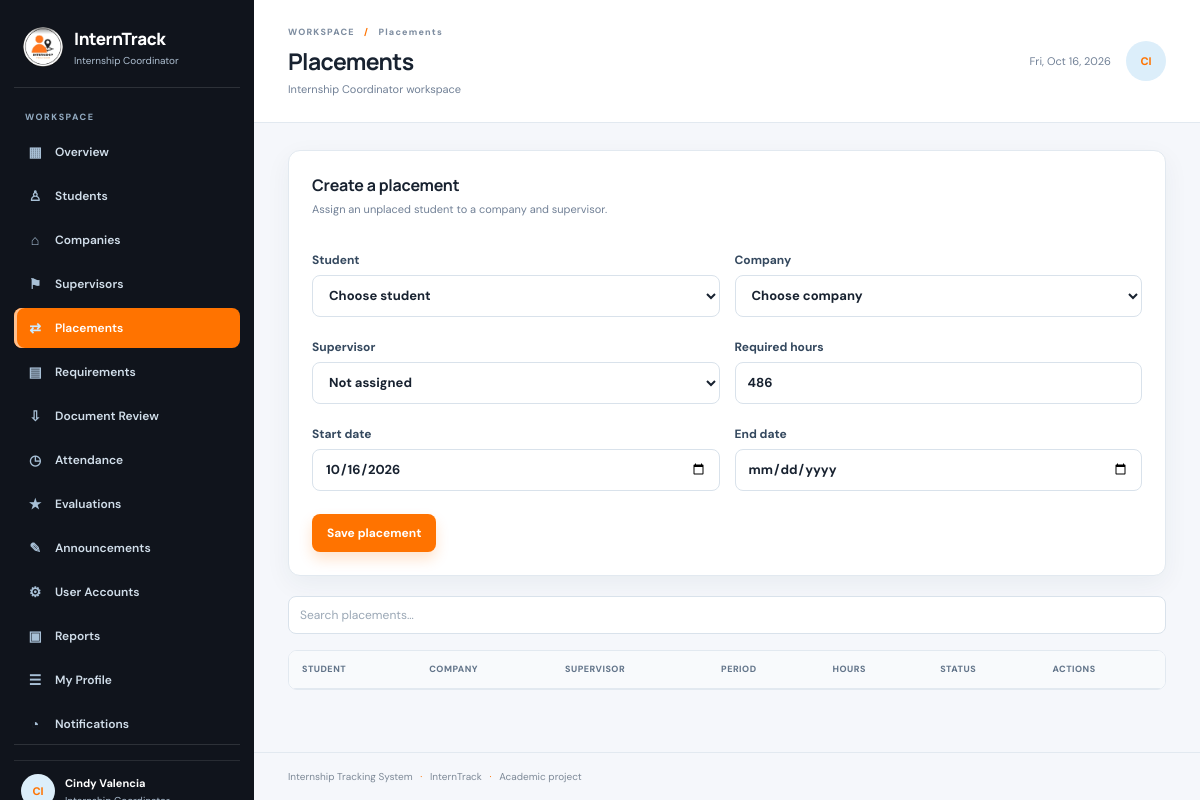
Screenshot of /coordinator/placements.php (signed in) with the database file from the repository.
### tables this page shows
CREATE TABLE users (
  id            BIGINT UNSIGNED AUTO_INCREMENT PRIMARY KEY,
  username      VARCHAR(80)  NOT NULL UNIQUE,
  full_name     VARCHAR(120) NOT NULL,
  email         VARCHAR(190) NOT NULL UNIQUE,
  avatar        VARCHAR(255) NULL,
  password_hash VARCHAR(255) NOT NULL,
  role          ENUM('student','supervisor','coordinator') NOT NULL,
  status        ENUM('active','inactive') NOT NULL DEFAULT 'active',
  created_at    TIMESTAMP NOT NULL DEFAULT CURRENT_TIMESTAMP,
  updated_at    TIMESTAMP NOT NULL DEFAULT CURRENT_TIMESTAMP ON UPDATE CURRENT_TIMESTAMP,
  INDEX idx_users_role_status (role, status)
);

### config/config.php (called while the page is built, shortened)
<?php
function url(string $path = ''): string
{
    static $base = null;
    if ($base === null) {
        $docRoot = str_replace('\\', '/', rtrim((string)($_SERVER['DOCUMENT_ROOT'] ?? ''), '/'));
        $appRoot = str_replace('\\', '/', APP_ROOT);
        if ($docRoot !== '' && str_starts_with($appRoot, $docRoot)) {
            $base = rtrim(substr($appRoot, strlen($docRoot)), '/');
        } else {
            $script = str_replace('\\', '/', (string)($_SERVER['SCRIPT_NAME'] ?? ''));
            $base = rtrim(dirname($script), '/');
            if (basename($base) === 'student' || basename($base) === 'coordinator' || basename($base) === 'supervisor') {
                $base = dirname($base);
            }
        }
    }
    return $base . '/' . ltrim($path, '/');
}

### includes/auth.php (called while the page is built, shortened)
<?php
require_once __DIR__ . '/functions.php';
function current_user(): ?array
{
    return $_SESSION['user'] ?? null;
}
function dashboard_path_for_role(string $role): string
{
    return match ($role) {
        'student'     => 'student/dashboard.php',
        'supervisor'  => 'supervisor/dashboard.php',
        'coordinator' => 'coordinator/dashboard.php',
        default       => 'login.php',
    };
}
function require_login(): array
{
    static $validated = false;
    $user = current_user();
    if (!$validated) {
        $db = database_or_null();
        if ($db instanceof PDO) {
            $fresh = query_one(
                $db,
                "SELECT id, username, full_name, email, avatar, role FROM users WHERE id = ? AND status = 'active'",
                [(int)$user['id']]
            );
        }
        $validated = true;
    }
    return $_SESSION['user'];
}
function require_role(array $roles): array
{
    $user = require_login();
    return $user;
}

### coordinator/placements.php (the view, shortened to what this page needs)
<?php
require_once __DIR__ . '/../includes/init.php';
$db = database_or_null();
$user = require_role(['coordinator']);
$title = 'Placements';
$active = 'placements';
require __DIR__ . '/../includes/header.php';
$unplaced = query_all(
    $db,
    "SELECT sp.id, CONCAT(sp.student_number, ' · ', u.full_name) AS label
     FROM student_profiles sp JOIN users u ON u.id = sp.user_id
     WHERE NOT EXISTS (SELECT 1 FROM internship_placements i WHERE i.student_id = sp.id AND i.status = 'active')
     ORDER BY sp.student_number"
);
$companies = query_all($db, 'SELECT id, name FROM companies WHERE status = "active" ORDER BY name');
$supervisors = query_all($db, 'SELECT s.id, CONCAT(u.full_name, IFNULL(CONCAT(" · ", c.name), "")) AS label FROM supervisors s JOIN users u ON u.id = s.user_id LEFT JOIN companies c ON c.id = s.company_id ORDER BY u.full_name');
echo panel('Create a placement', 'Assign an unplaced student to a company and supervisor.',
    form_start('coordinator/placements.php')
    . '<input type="hidden" name="op" value="create_placement">'
    . '<div class="form-grid">'
    . '<label>Student<select name="student_id" required><option value="">Choose student</option>' . select_options($unplaced, 'id', 'label') . '</select></label>'
    . '<label>Company<select name="company_id" required><option value="">Choose company</option>' . select_options($companies, 'id', 'name') . '</select></label>'
    . '<label>Supervisor<select name="supervisor_id"><option value="">Not assigned</option>' . select_options($supervisors, 'id', 'label') . '</select></label>'
    . '<label>Required hours<input type="number" min="1" step="0.5" name="required_hours" value="486" required></label>'
    . '<label>Start date<input type="date" name="start_date" value="' . e(date('Y-m-d')) . '" required></label>'
    . '<label>End date<input type="date" name="end_date"></label>'
    . '</div><button class="button primary">Save placement</button></form>');
$placements = query_all(
    $db,
    'SELECT i.id, i.start_date, i.end_date, i.required_hours, i.status, i.archived,
            sp.id AS student_id, sp.student_number, u.full_name, c.name AS company,
            sup_user.full_name AS supervisor
     FROM internship_placements i
     JOIN student_profiles sp ON sp.id = i.student_id
     JOIN users u ON u.id = sp.user_id
     JOIN companies c ON c.id = i.company_id
     LEFT JOIN supervisors sup ON sup.id = i.supervisor_id
     LEFT JOIN users sup_user ON sup_user.id = sup.user_id
     WHERE i.archived = 0
     ORDER BY i.start_date DESC'
);
$rows = [];
foreach ($placements as $row) {
    $totals = attendance_totals($db, (int)$row['student_id']);
    [, $percent] = progress_values($totals['approved'], (float)$row['required_hours']);
    $actions = '<a class="button small" href="' . e(url('coordinator/placements.php?edit=' . (int)$row['id'])) . '">Edit</a> '
        . '<form method="post" action="' . e(url('coordinator/placements.php')) . '" class="inline-review" data-confirm="Archive this placement?">' . csrf_field()
        . '<input type="hidden" name="op" value="archive_placement"><input type="hidden" name="placement_id" value="' . (int)$row['id'] . '">'
        . '<button class="button small secondary">Archive</button></form>';
    $rows[] = [
        e($row['student_number']) . '<div class="help-text">' . e($row['full_name']) . '</div>',
        e($row['company']),
        e($row['supervisor'] ?: '—'),
        e(format_datetime($row['start_date'], 'M j, Y')) . ' – ' . e($row['end_date'] ? format_datetime($row['end_date'], 'M j, Y') : 'open'),
        e(format_hours($totals['approved'])) . ' / ' . e(format_hours($row['required_hours'])) . '<div class="help-text">' . number_format($percent, 1) . '%</div>',
        status_badge($row['status']),
        $actions,
    ];
}
echo '<div class="toolbar"><input type="search" class="grow" placeholder="Search placements…" data-table-filter="#placements-table"></div>';
echo '<div id="placements-table">' . table_html(['Student', 'Company', 'Supervisor', 'Period', 'Hours', 'Status', 'Actions'], $rows, 'No placements have been created.') . '</div>';
require __DIR__ . '/../includes/footer.php';

### includes/header.php (shortened to what this page needs)
<?php
$user = require_login();
$role = $user['role'];
$navMenus = [
    'student' => [
        'dashboard'     => ['student/dashboard.php', 'Overview', '▦'],
        'profile'       => ['student/profile.php', 'My Profile', '☰'],
        'placement'     => ['student/placement.php', 'Placement', '⌂'],
        'requirements'  => ['student/requirements.php', 'Requirements', '▤'],
        'attendance'    => ['student/attendance.php', 'Attendance & Hours', '◷'],
        'evaluations'   => ['student/evaluations.php', 'Evaluations', '★'],
        'notifications' => ['student/notifications.php', 'Notifications', '◔'],
    ],
    'supervisor' => [
        'dashboard'     => ['supervisor/dashboard.php', 'Overview', '▦'],
        'interns'       => ['supervisor/interns.php', 'Assigned Interns', '♙'],
        'attendance'    => ['supervisor/attendance.php', 'Attendance Review', '◷'],
        'evaluations'   => ['supervisor/evaluations.php', 'Evaluations', '★'],
        'notifications' => ['supervisor/notifications.php', 'Notifications', '◔'],
        'profile'       => ['supervisor/profile.php', 'My Profile', '☰'],
    ],
    'coordinator' => [
        'dashboard'     => ['coordinator/dashboard.php', 'Overview', '▦'],
        'students'      => ['coordinator/students.php', 'Students', '♙'],
        'companies'     => ['coordinator/companies.php', 'Companies', '⌂'],
        'supervisors'   => ['coordinator/supervisors.php', 'Supervisors', '⚑'],
        'placements'    => ['coordinator/placements.php', 'Placements', '⇄'],
        'requirements'  => ['coordinator/requirements.php', 'Requirements', '▤'],
        'submissions'   => ['coordinator/submissions.php', 'Document Review', '⇩'],
        'attendance'    => ['coordinator/attendance.php', 'Attendance', '◷'],
        'evaluations'   => ['coordinator/evaluations.php', 'Evaluations', '★'],
        'announcements' => ['coordinator/announcements.php', 'Announcements', '✎'],
        'users'         => ['coordinator/users.php', 'User Accounts', '⚙'],
        'reports'       => ['coordinator/reports.php', 'Reports', '▣'],
        'profile'       => ['coordinator/profile.php', 'My Profile', '☰'],
        'notifications' => ['coordinator/notifications.php', 'Notifications', '◔'],
    ],
];
$menu = $navMenus[$role] ?? [];
$active = $active ?? 'dashboard';
$title = $title ?? 'Dashboard';
$displayName = $user['full_name'] ?: $user['username'];
?>
<!doctype html>
<html lang="en" data-theme="light">
<head>
  <link rel="stylesheet" href="<?= e(url('assets/css/style.css')) ?>">
</head>
<body class="app-page">
<div class="app-shell">
  <aside class="sidebar" id="sidebar">
    <a class="brand" href="<?= e(url(dashboard_path_for_role($role))) ?>">
      <img class="brand-mark-img" src="<?= e(url('assets/images/logo.png')) ?>" alt="<?= e(APP_NAME) ?> logo">
      <span><strong><?= e(APP_SHORT_NAME) ?></strong><small><?= e(role_label($role)) ?></small></span>
    </a>
    <div class="nav-label">WORKSPACE</div>
    <nav aria-label="Main navigation">
      <?php foreach ($menu as $key => $item): ?>
        <a class="nav-link <?= $active === $key ? 'active' : '' ?>" href="<?= e(url($item[0])) ?>">
          <span aria-hidden="true"><?= e($item[2]) ?></span><?= e($item[1]) ?>
        </a>
      <?php endforeach; ?>
    </nav>
    <div class="sidebar-bottom">
      <div class="user-chip">
        <?= avatar_html($user) ?>
        <span><strong><?= e($displayName) ?></strong><small><?= e(role_label($role)) ?></small></span>
      </div>
    </div>
  </aside>
  <main class="main-content">
    <header class="topbar">
      <div>
        <p class="breadcrumb">WORKSPACE <span>/</span> <?= e($title) ?></p>
        <h1><?= e($title) ?></h1>
        <p class="page-subtitle"><?= e(role_label($role)) ?> workspace</p>
      </div>
      <div class="topbar-side">
        <time><?= e(date('D, M j, Y')) ?></time>
        <?= avatar_html($user, 'avatar large') ?>
      </div>
    </header>
    <section class="content-area">

### includes/functions.php (shortened to what this page needs)
<?php
require_once __DIR__ . '/../config/config.php';
function e(mixed $value): string
{
    return htmlspecialchars((string)($value ?? ''), ENT_QUOTES | ENT_SUBSTITUTE, 'UTF-8');
}
function csrf_token(): string
{
    return $_SESSION['csrf'];
}
function csrf_field(): string
{
    return '<input type="hidden" name="csrf" value="' . e(csrf_token()) . '">';
}
function query_all(PDO $db, string $sql, array $params = []): array
{
    $query = $db->prepare($sql);
    $query->execute($params);
    return $query->fetchAll();
}
function query_one(PDO $db, string $sql, array $params = []): ?array
{
    $query = $db->prepare($sql);
    $query->execute($params);
    $row = $query->fetch();
    return $row === false ? null : $row;
}
function table_html(array $headers, array $rows, string $emptyMessage = 'No records found.'): string
{
    $html = '<div class="table-wrap"><table><thead><tr>';
    foreach ($headers as $header) {
        $html .= '<th>' . e($header) . '</th>';
    }
    $html .= '</tr></thead><tbody>';
    foreach ($rows as $row) {
        $html .= '<tr>';
        $html .= '</tr>';
    }
    return $html . '</tbody></table></div>';
}
function form_start(string $action, array $attrs = []): string
{
    $htmlAttrs = '';
    return '<form method="post" action="' . e(url($action)) . '"' . $htmlAttrs . '>' . csrf_field();
}
function select_options(array $rows, string $valueKey, string $labelKey, string $selected = ''): string
{
    $html = '';
    foreach ($rows as $row) {
        $value = (string)$row[$valueKey];
        $isSelected = $selected !== '' && $value === $selected ? ' selected' : '';
        $html .= '<option value="' . e($value) . '"' . $isSelected . '>' . e($row[$labelKey]) . '</option>';
    }
    return $html;
}
function panel(string $title, string $description, string $body, string $extraClass = ''): string
{
    return '<section class="panel ' . e($extraClass) . '"><div class="panel-title"><div><h2>'
        . e($title) . '</h2><p>' . e($description) . '</p></div></div>' . $body . '</section>';
}
function role_label(string $role): string
{
    return [
        'student'     => 'Student Intern',
        'supervisor'  => 'Company Supervisor',
        'coordinator' => 'Internship Coordinator',
    ][$role] ?? 'User';
}
function avatar_html(array $user, string $class = 'avatar'): string
{
    $name = ($user['full_name'] ?? '') !== '' ? $user['full_name'] : ($user['username'] ?? '?');
    $initials = strtoupper(mb_substr($name, 0, 2));
    return '<span class="' . e($class) . '">' . e($initials) . '</span>';
}
    ?><!doctype html>

### rows the page displays
users: role "Internship Coordinator", full_name "CI CI", full_name "Cindy Valencia"

### other values shown
APP_SHORT_NAME "InternTrack"
$item[2] "▦"
$item[1] "Overview"
$item[2] "♙"
$item[1] "Students"
$item[2] "⌂"
$item[1] "Companies"
$item[2] "⚑"
$item[1] "Supervisors"
$item[2] "⇄"
$item[1] "Placements"
$item[2] "▤"
$item[1] "Requirements"
$item[2] "⇩"
$item[1] "Document Review"
